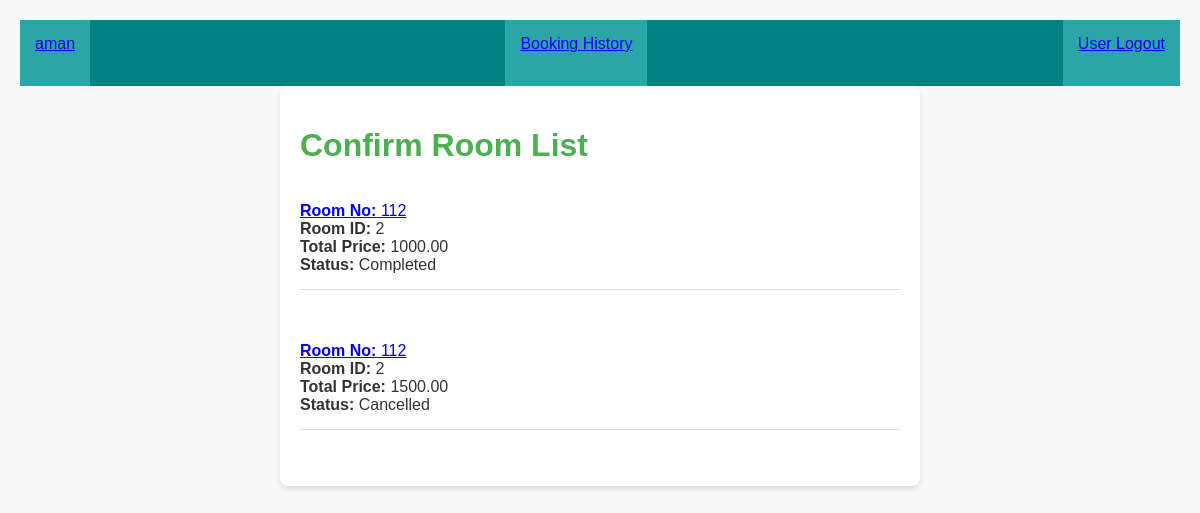
/booking_history/ (signed in), run on an earlier commit of the app's database.
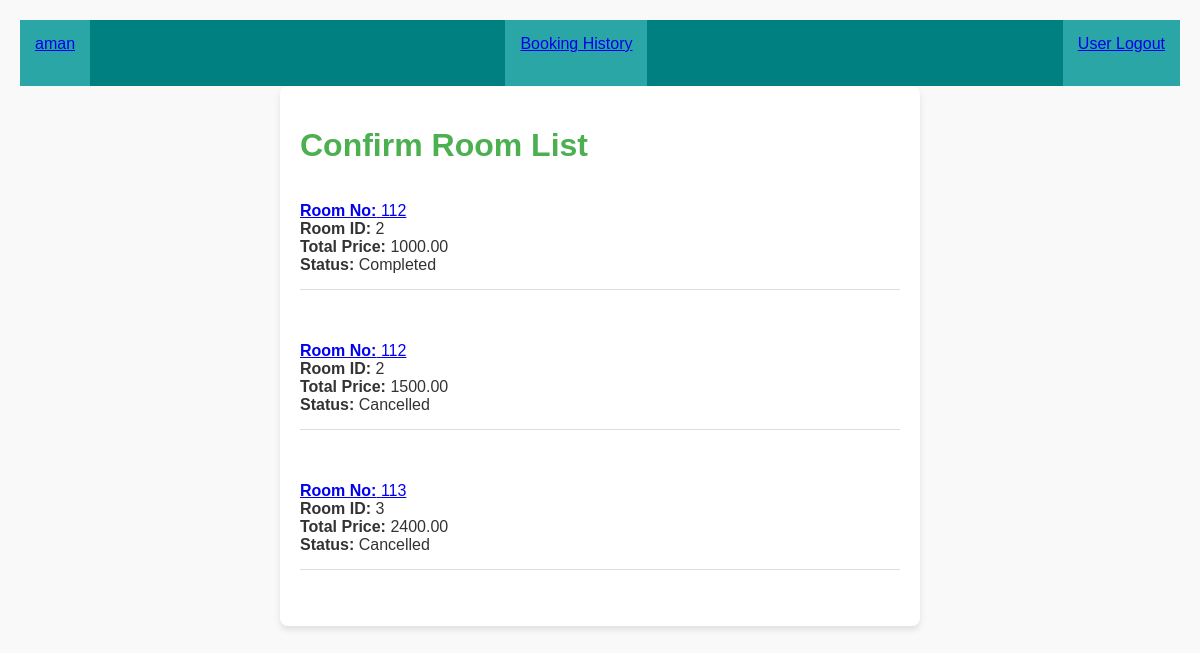
And on a later commit of the database.
### app/models.py (models this page shows, shortened)
class Booking(models.Model):
    STATUS_CHOICES = [
        ('Inprocess', 'Inprocess'),
        ('Completed', 'Completed'),
        ('Cancelled', 'Cancelled'),
    ]
    status = models.CharField(max_length=20, choices=STATUS_CHOICES, default='Pending')
    Room = models.ForeignKey(Room, on_delete=models.CASCADE)
    user = models.ForeignKey(User, on_delete=models.CASCADE, null=True, blank=True)
    Booking_date = models.DateTimeField(auto_now_add=True)
    Check_in = models.DateField()
    Check_out = models.DateField()
    Total_price = models.DecimalField(max_digits=10,decimal_places=2)
    Num_of_Person = models.IntegerField(null=True)

class Room(models.Model):
    Room_no = models.CharField(max_length=10)
    Room_type = models.CharField(max_length=20)
    Room_description = models.TextField()
    Price_per_night = models.DecimalField(max_digits=10, decimal_places=2)
    Room_available = models.BooleanField(default=True)
    image = models.ImageField(upload_to='rooms/',null=True,blank=True)
    user = models.ForeignKey(User, on_delete=models.CASCADE)

### app/views.py (the view)
# urls.py: path('booking_history/',booking_history),
@login_required(login_url='/userlogin')
def booking_history(request):
    try:
        profile = Profile.objects.get(user=request.user)
        if profile.is_vendor:
            booking = Booking.objects.all()
    except Profile.DoesNotExist:
        return HttpResponseRedirect('/userlogin')
    return render(request, 'booking_history.html', {'booking': booking})

### Template/booking_history.html (shortened to what this page needs)
{% include 'nav.html' %}
<!DOCTYPE html>
<html lang="en">
    <head>
</head>
<body>
    <div class="container">
        <h1>Confirm Room List</h1>
        <div >
            {% if user.profile.is_vendor %}
                {%  for b in booking %}
                <div class="room-item">
                    <a href="/detail_confirm_booking/{{b.id}}" ><strong >Room No:</strong> {{ b.Room.Room_no }} </a><br>
                    <strong>Room ID:</strong> {{ b.Room_id }} <br>
                    <strong>Total Price:</strong> {{ b.Total_price }} <br>
                    <strong>Status:</strong> {{ b.status }} <br>
                </div><br><br>
                {% endfor %}
            {% endif %}
        </div>

What changed in the data, as far as the page shows it:
added Booking: Room.Room_no "113", Room_id "3", Total_price "2400.00", status "Cancelled"
